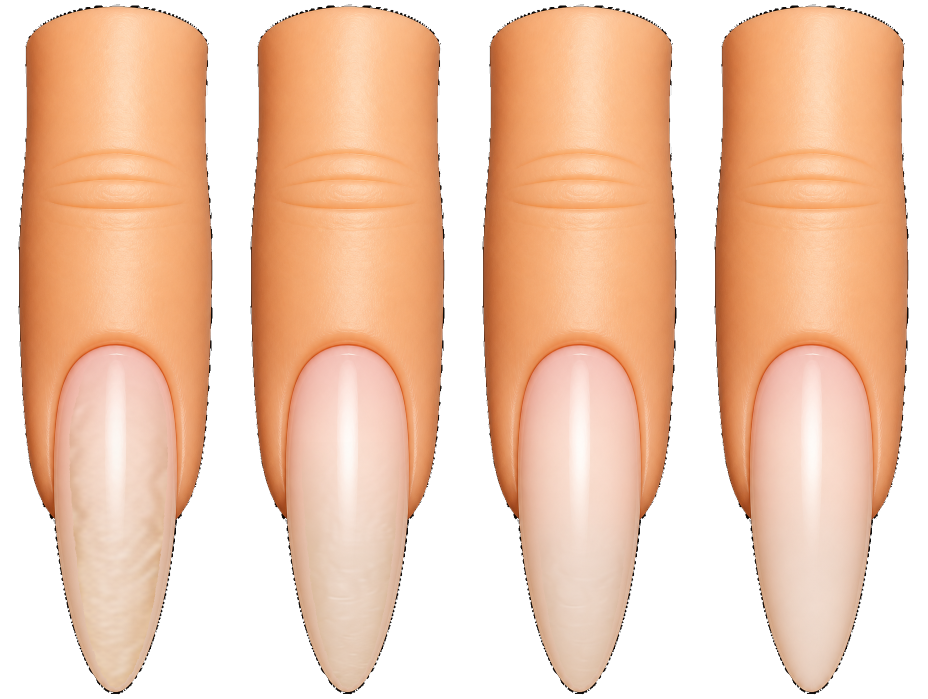
#> input picture tool/review_light_nails/middle_clean_light.png, 1856 x 1398 px, found by its file name (shown at 1/2 size); the run also reads 1 picture not shown here
$ python _softfix_cuticle_rim.py
#> lines starting #> are read from the running program, lines starting #| are printed output that depends on the picture; after the words box and inside, x2 and y2 are one past the last pixel; in counts of white or black regions, pixels touching at a corner belong together
from __future__ import annotations

from pathlib import Path

import numpy as np
from PIL import Image, ImageFilter

REPO = Path(r"C:\Users\Ezgi\Documents\GitHub\nailGlam")
IMAGES = REPO / "assets" / "images"
TOOL = REPO / "tool"
CELL_W, CELL_H = 464, 1398
N_FRAMES = 4
BG = (0xC9, 0xB2, 0x9A)


def luma(rgb: np.ndarray) -> np.ndarray:
    r = rgb[..., 0].astype(np.float32)
    g = rgb[..., 1].astype(np.float32)
    b = rgb[..., 2].astype(np.float32)
    return 0.299 * r + 0.587 * g + 0.114 * b


def dilate(mask: np.ndarray, r: int) -> np.ndarray:
    out = mask.astype(bool)
    for _ in range(max(0, r)):
        img = Image.fromarray(out.astype(np.uint8) * 255, "L")
        out = np.array(img.filter(ImageFilter.MaxFilter(3))) > 0
    return out


def erode(mask: np.ndarray, r: int) -> np.ndarray:
    out = mask.astype(bool)
    for _ in range(max(0, r)):
        img = Image.fromarray(out.astype(np.uint8) * 255, "L")
        out = np.array(img.filter(ImageFilter.MinFilter(3))) > 0
    return out


def cuticle_roi(nail: np.ndarray, opaque: np.ndarray) -> np.ndarray:
    """Thin band at cuticle U (nail base) + lower sidewall starts vs skin."""
    h, w = nail.shape
    dil = dilate(nail, 2)
    ero = erode(nail, 2)
    ring = dil & (~ero)

    base_band = np.zeros_like(nail, dtype=bool)
    for x in range(w):
        col = np.where(nail[:, x])[0]
        if len(col) < 8:
            continue
        by = int(col.max())
        ty = int(col.min())
        hgt = max(1, by - ty)
        y0 = by - max(6, int(0.14 * hgt))
        y1 = min(h, by + 8)
        base_band[y0:y1, x] = True

    side_band = np.zeros_like(nail, dtype=bool)
    ys, _xs = np.where(nail)
    mid_y = int(np.percentile(ys, 55))
    for y in range(mid_y, h):
        row = np.where(nail[y])[0]
        if len(row) < 5:
            continue
        lx, rx = int(row.min()), int(row.max())
        side_band[y, max(0, lx - 3) : min(w, lx + 6)] = True
        side_band[y, max(0, rx - 5) : min(w, rx + 4)] = True

    side_cut = np.zeros_like(side_band)
    for x in range(w):
        col = np.where(nail[:, x])[0]
        if len(col) < 8:
            continue
        by, ty = int(col.max()), int(col.min())
        y0 = by - int(0.38 * (by - ty))
        side_cut[y0 : by + 6, x] = True
    side_band &= side_cut

    roi = (base_band | side_band) & ring
    roi |= base_band & dilate(ring, 1)
    roi &= opaque
    return roi


def local_skin_color(frame: np.ndarray, nail: np.ndarray, opaque: np.ndarray) -> np.ndarray:
    skin = opaque & (~dilate(nail, 1))
    L = luma(frame)
    skin &= L > 140

    skin_rgb = frame[..., :3].astype(np.float32).copy()
    weight = skin.astype(np.float32)
    for c in range(3):
        skin_rgb[..., c] *= weight

    def blur_f32(ch: np.ndarray, radius: int = 8) -> np.ndarray:
        img = Image.fromarray(np.clip(ch, 0, 255).astype(np.uint8), "L")
        for _ in range(3):
            img = img.filter(ImageFilter.GaussianBlur(radius=radius))
        return np.asarray(img, dtype=np.float32)

    w_blur = blur_f32(weight * 255.0, 8) / 255.0
    out = np.zeros((*frame.shape[:2], 3), dtype=np.float32)
    for c in range(3):
        out[..., c] = blur_f32(skin_rgb[..., c], 8)
    w_safe = np.maximum(w_blur, 1e-3)
    out /= w_safe[..., None]

    if skin.any():
        med = np.median(frame[skin, :3].astype(np.float32), axis=0)
    else:
        med = np.array([210.0, 170.0, 140.0], dtype=np.float32)
    need = w_blur < 0.05
    out[need] = med
    return out


def soft_fix_frame(frame: np.ndarray, nail: np.ndarray, strength: str) -> tuple[np.ndarray, int]:
    out = frame.copy()
    opaque = out[..., 3] > 200
    if not nail.any() or not opaque.any():
        return out, 0

    roi = cuticle_roi(nail, opaque)
    if not roi.any():
        return out, 0

    L = luma(out)
    skin_ref = local_skin_color(out, nail, opaque)
    skin_L = luma(skin_ref)
    delta = skin_L - L

    if strength == "strong":
        hard = roi & (delta > 28) & (L < skin_L - 20) & (L < 165)
        charcoal = roi & (L < 110) & (delta > 15)
        adjust = hard | charcoal
        blend = np.clip((delta - 20) / 55.0, 0.35, 0.82)
    else:
        adjust = roi & (L < 95) & (delta > 35)
        blend = np.clip((delta - 30) / 60.0, 0.25, 0.55)

    n = int(adjust.sum())
    if n == 0:
        return out, 0

    rgb = out[..., :3].astype(np.float32)
    b = blend[..., None]
    mixed = rgb * (1.0 - b) + skin_ref * b
    rgb[adjust] = mixed[adjust]

    blur_mask = dilate(adjust, 1) & opaque
    rgb_u8 = np.clip(rgb, 0, 255).astype(np.uint8)
    blurred = np.array(
        Image.fromarray(rgb_u8, "RGB").filter(ImageFilter.GaussianBlur(radius=0.9))
    ).astype(np.float32)
    t = np.zeros(adjust.shape, dtype=np.float32)
    t[adjust] = 0.55
    t[blur_mask & ~adjust] = 0.25
    rgb = rgb * (1 - t[..., None]) + blurred * t[..., None]

    out[..., :3] = np.clip(rgb, 0, 255).astype(np.uint8)
    return out, n


def process_sheet(path: Path, mask_path: Path) -> list[int]:
    sheet = np.array(Image.open(path).convert("RGBA"))
#> sheet is the input picture: shape (1398, 1856, 4); mean R, G, B, A 154.2, 115.3, 89.4, 168
    assert sheet.shape[0] == CELL_H and sheet.shape[1] == CELL_W * N_FRAMES
    mask_im = np.array(Image.open(mask_path).convert("RGBA"))
    assert mask_im.shape[0] == CELL_H and mask_im.shape[1] == CELL_W
    nail = mask_im[..., 3] > 128
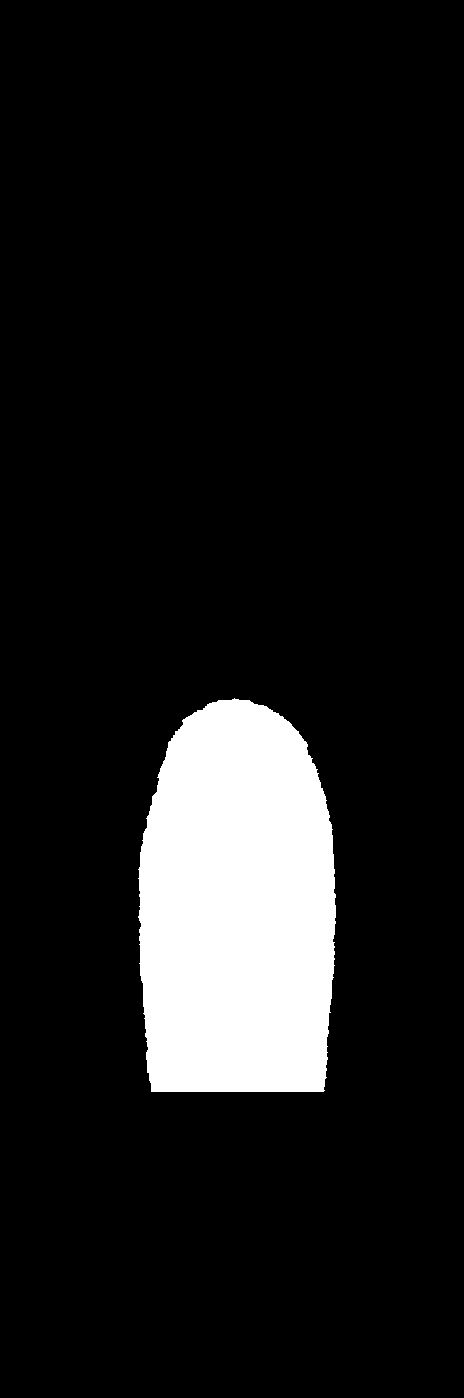
#> nail: shape (1398, 464) bool; 10.5% white; 1 white region, box (x1, y1, x2, y2) and area: (138, 698, 336, 1092) 68078

    counts = []
    out_sheet = sheet.copy()
    for fi in range(N_FRAMES):
        x0 = fi * CELL_W
        cell = sheet[:, x0 : x0 + CELL_W].copy()
        strength = "strong" if fi < 2 else "light"
        fixed, n = soft_fix_frame(cell, nail, strength)
        out_sheet[:, x0 : x0 + CELL_W] = fixed
        counts.append(n)
        print(f"  {path.name} frame {fi} ({strength}): {n} cuticle pixels adjusted")
#> this loop made 4 passes
#|   middle_clean_light.png frame 0 (strong): 0 cuticle pixels adjusted
#|   middle_clean_light.png frame 1 (strong): 0 cuticle pixels adjusted
#|   middle_clean_light.png frame 2 (light): 0 cuticle pixels adjusted
#|   middle_clean_light.png frame 3 (light): 0 cuticle pixels adjusted
#> pass 1, in process_sheet, `cell = sheet[:, x0 : x0 + CELL_W].copy()`:
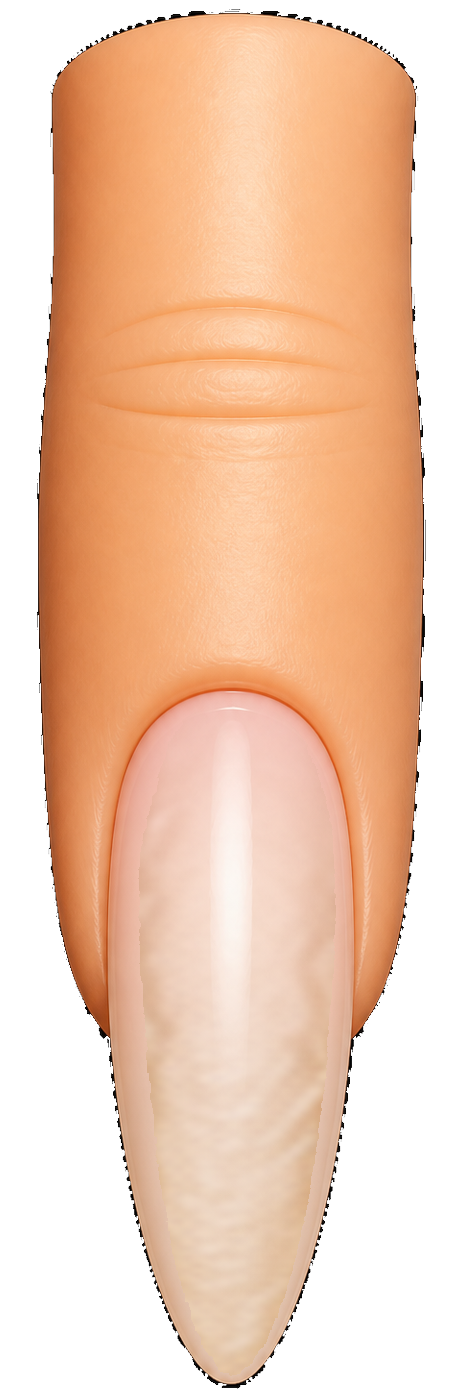
#> cell: shape (1398, 464, 4); mean R, G, B, A 153.8, 114.9, 88.5, 168; transparent parts drawn white
#> pass 1, in soft_fix_frame, `opaque = out[..., 3] > 200`:
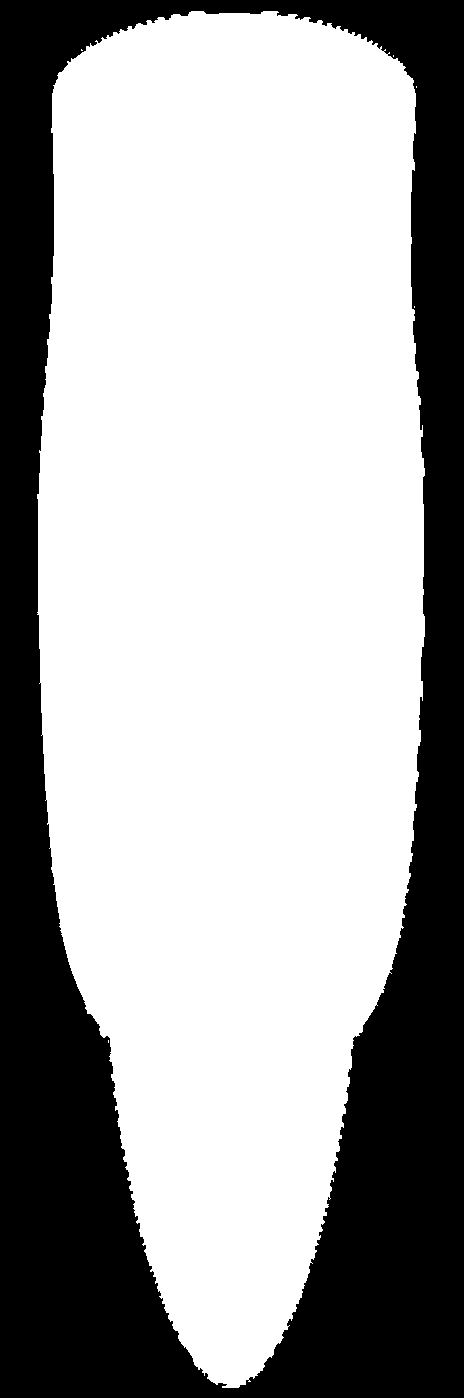
#> opaque: shape (1398, 464) bool; 65.8% white; 1 black region, box (x1, y1, x2, y2) and area: (0, 0, 464, 1398) 221757
#> pass 1, in cuticle_roi, `dil = dilate(nail, 2)`:
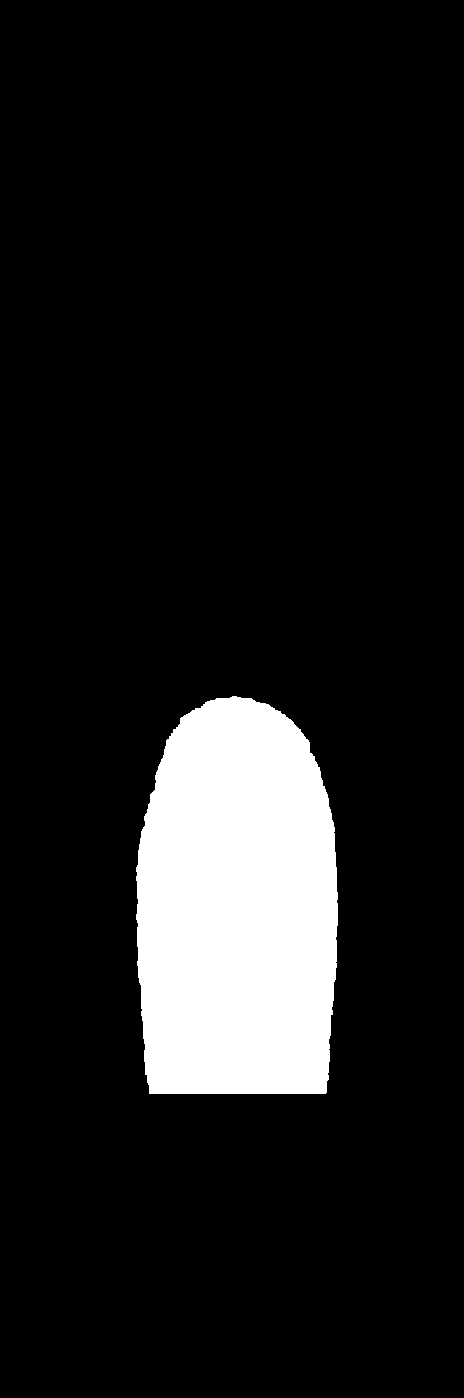
#> dil: shape (1398, 464) bool; 10.9% white; 1 white region, box (x1, y1, x2, y2) and area: (136, 696, 338, 1094) 70626
#> pass 1, in cuticle_roi, `ero = erode(nail, 2)`:
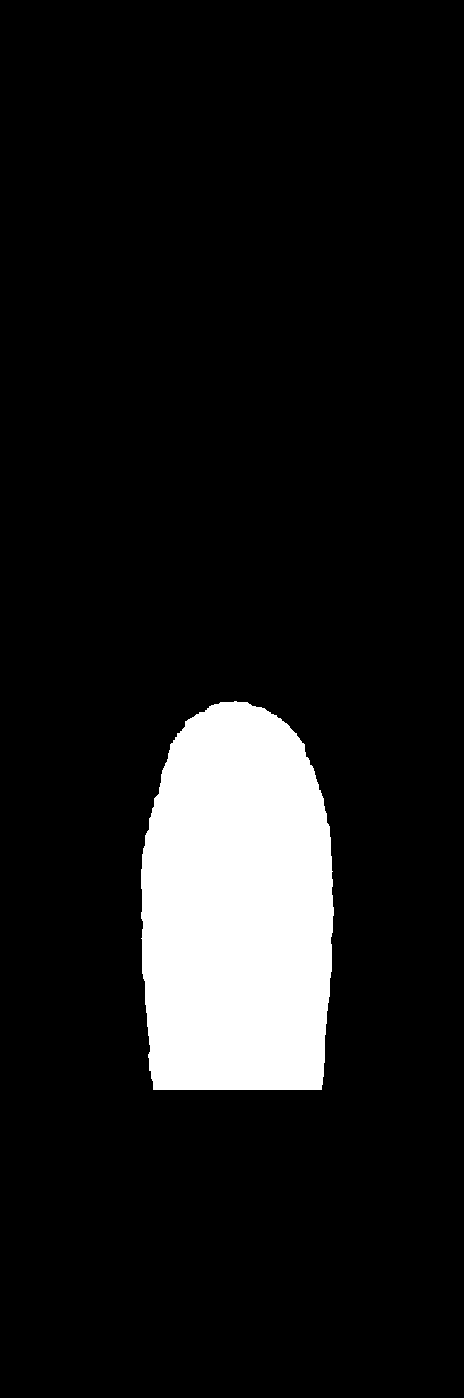
#> ero: shape (1398, 464) bool; 10.1% white; 1 white region, box (x1, y1, x2, y2) and area: (141, 701, 334, 1090) 65627
#> after the loop, counts = [0, 0, 0, 0]

    Image.fromarray(out_sheet, "RGBA").save(path)
    return counts


def make_preview(sheet_path: Path, out_path: Path) -> None:
    sheet = np.array(Image.open(sheet_path).convert("RGBA"))
    cell = sheet[:, 0:CELL_W]
    bg = np.zeros_like(cell)
    bg[:] = (*BG, 255)
    a = cell[..., 3:4].astype(np.float32) / 255.0
    comp = (cell.astype(np.float32) * a + bg.astype(np.float32) * (1 - a)).astype(np.uint8)
    comp[..., 3] = 255
    Image.fromarray(comp, "RGBA").save(out_path)
    print(f"  preview -> {out_path.name} on #{BG[0]:02X}{BG[1]:02X}{BG[2]:02X}")


def main() -> None:
    jobs = [
        (IMAGES / "middle_clean_light.png", IMAGES / "middle_nail_mask_light.png"),
        (IMAGES / "pinky_clean_light.png", IMAGES / "pinky_nail_mask_light.png"),
    ]
    for sheet, mask in jobs:
        print(f"Processing {sheet.name} (mask {mask.name} {Image.open(mask).size})")
        process_sheet(sheet, mask)
#> pass 2 of the loop in main, `for sheet, mask in jobs:`:
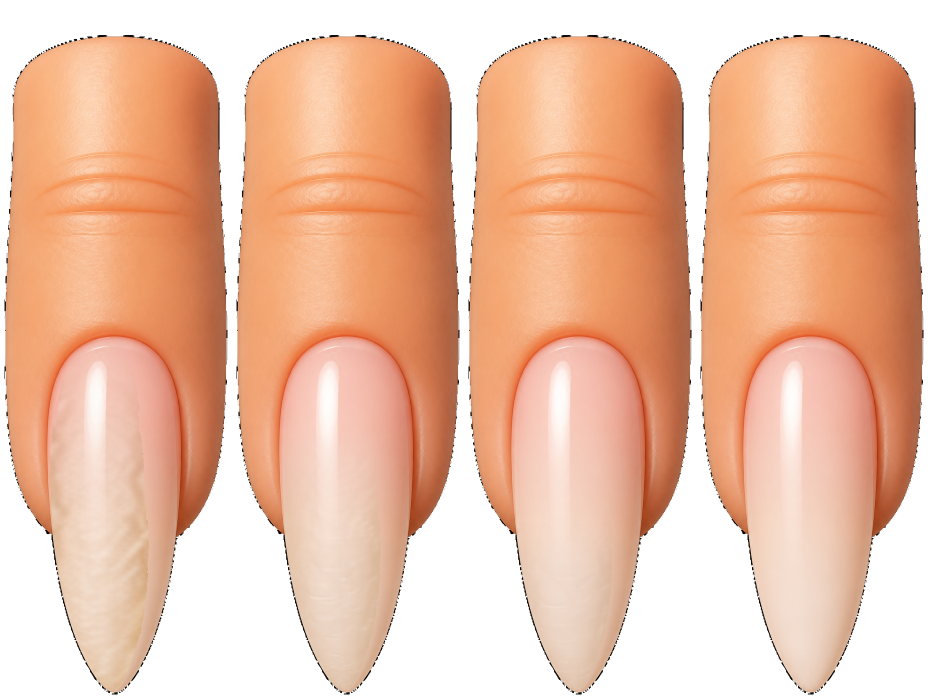
#> input picture tool/review_light_nails/pinky_clean_light.png, 1856 x 1398 px, found by its file name (shown at 1/2 size)
#> in process_sheet, sheet is the input picture: shape (1398, 1856, 4); mean R, G, B, A 163.4, 116.8, 91.1, 181.2
#> in process_sheet (call 2), `nail = mask_im[..., 3] > 128`:
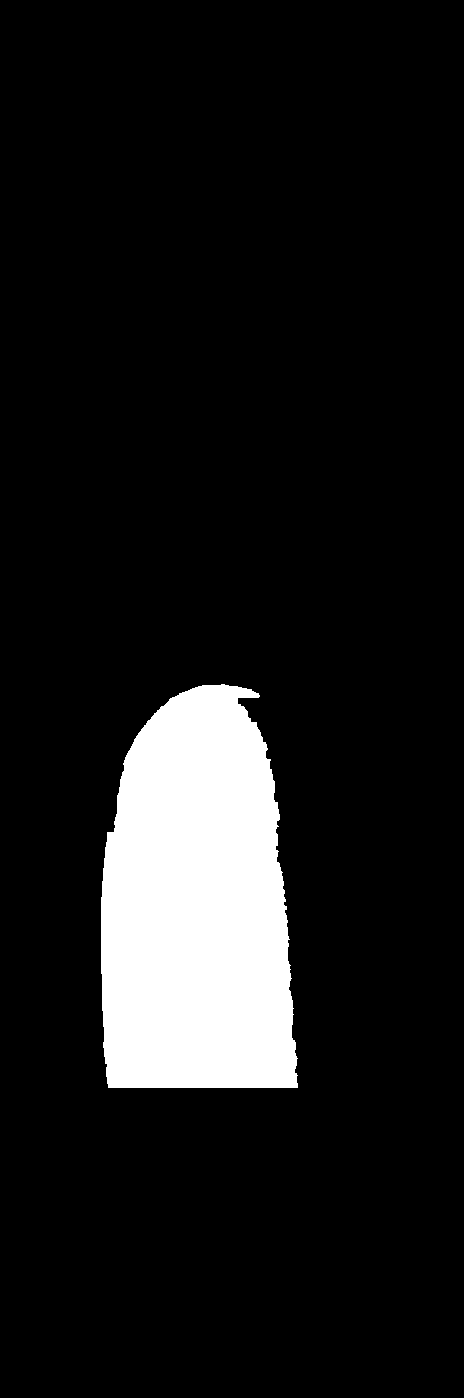
#> nail: shape (1398, 464) bool; 10.3% white; 1 white region, box (x1, y1, x2, y2) and area: (101, 684, 298, 1088) 66601
#> the loop in process_sheet (call 2), `for fi in range(N_FRAMES):` made 4 passes
#> n on passes 1 to 4: 13, 13, 3, 3
#> (printed output is left out)
#> after the loop in process_sheet (call 2), `for fi in range(N_FRAMES):`:
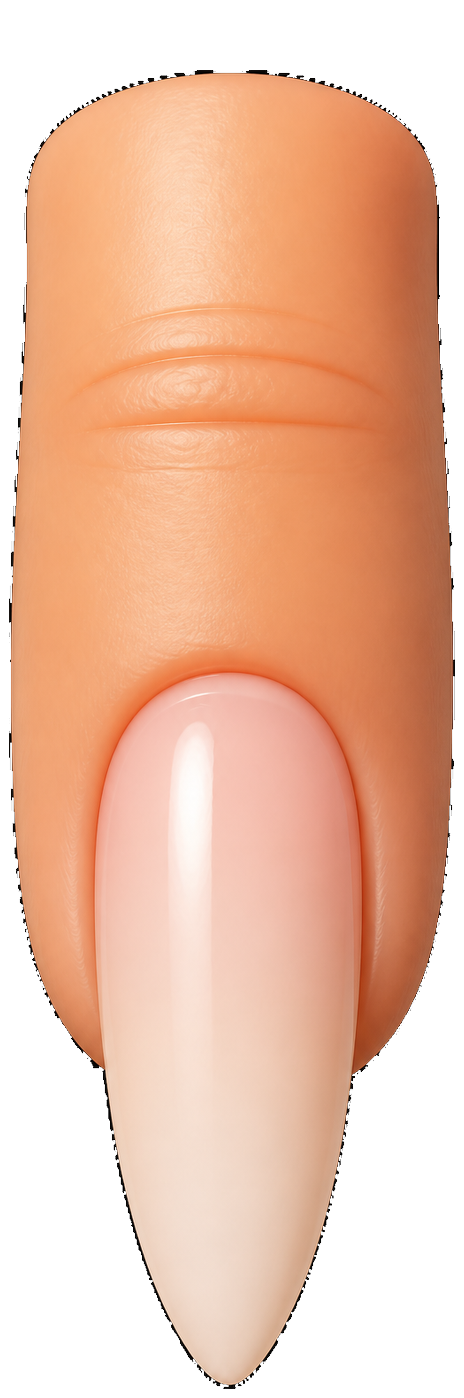
#> cell: shape (1398, 464, 4); mean R, G, B, A 163.9, 117.2, 91.8, 181.2; transparent parts drawn white
#> after the loop in process_sheet (call 2), `for fi in range(N_FRAMES):`: counts = [13, 13, 3, 3]
    make_preview(IMAGES / "middle_clean_light.png", TOOL / "_preview_middle_clean_frame0.png")
#> in make_preview, `comp = (cell.astype(np.float32) * a + bg.astype(np.float32) * (1 - a))..`:
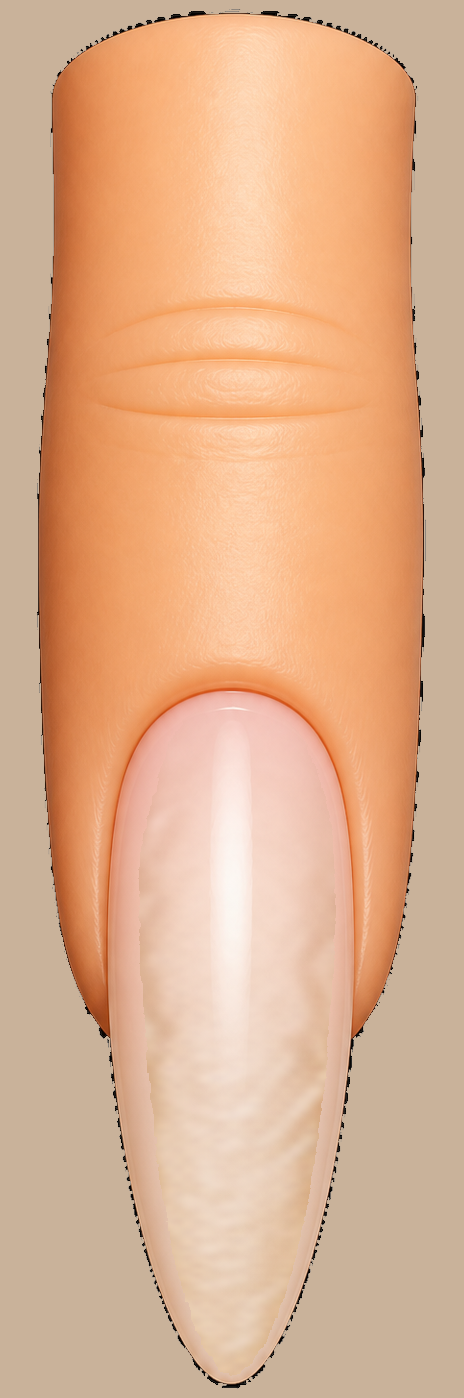
#> comp: shape (1398, 464, 4); mean R, G, B, A 222.3, 175.6, 141, 254.8; transparent parts drawn white
#> in make_preview, `comp[..., 3] = 255`:
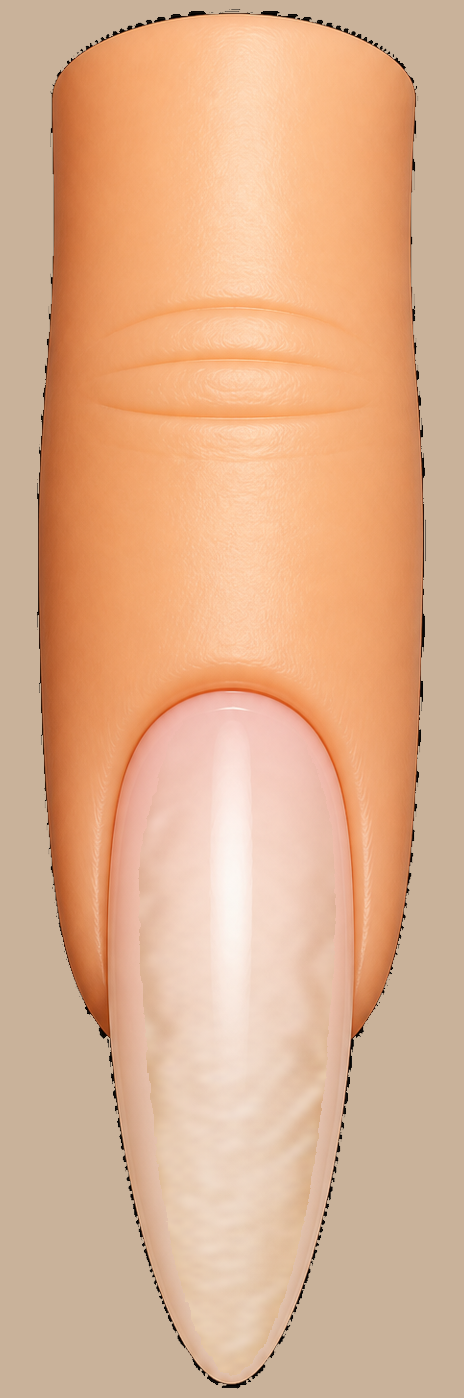
#> comp: shape (1398, 464, 4); 1.08% of pixels changed, all inside (x1, y1, x2, y2) = (37, 9, 426, 1389)
    for p in [IMAGES / "middle_clean_light.png", IMAGES / "pinky_clean_light.png"]:
        im = Image.open(p)
        print(f"saved {p.name}: {im.size} {im.mode}")
#| saved middle_clean_light.png: (1856, 1398) RGBA
#> pass 2 of the loop in main, `for p in [IMAGES / "middle_clean_light.png", IMAGES / "pinky_clean_lig..`:
#| saved pinky_clean_light.png: (1856, 1398) RGBA


if __name__ == "__main__":
    main()
